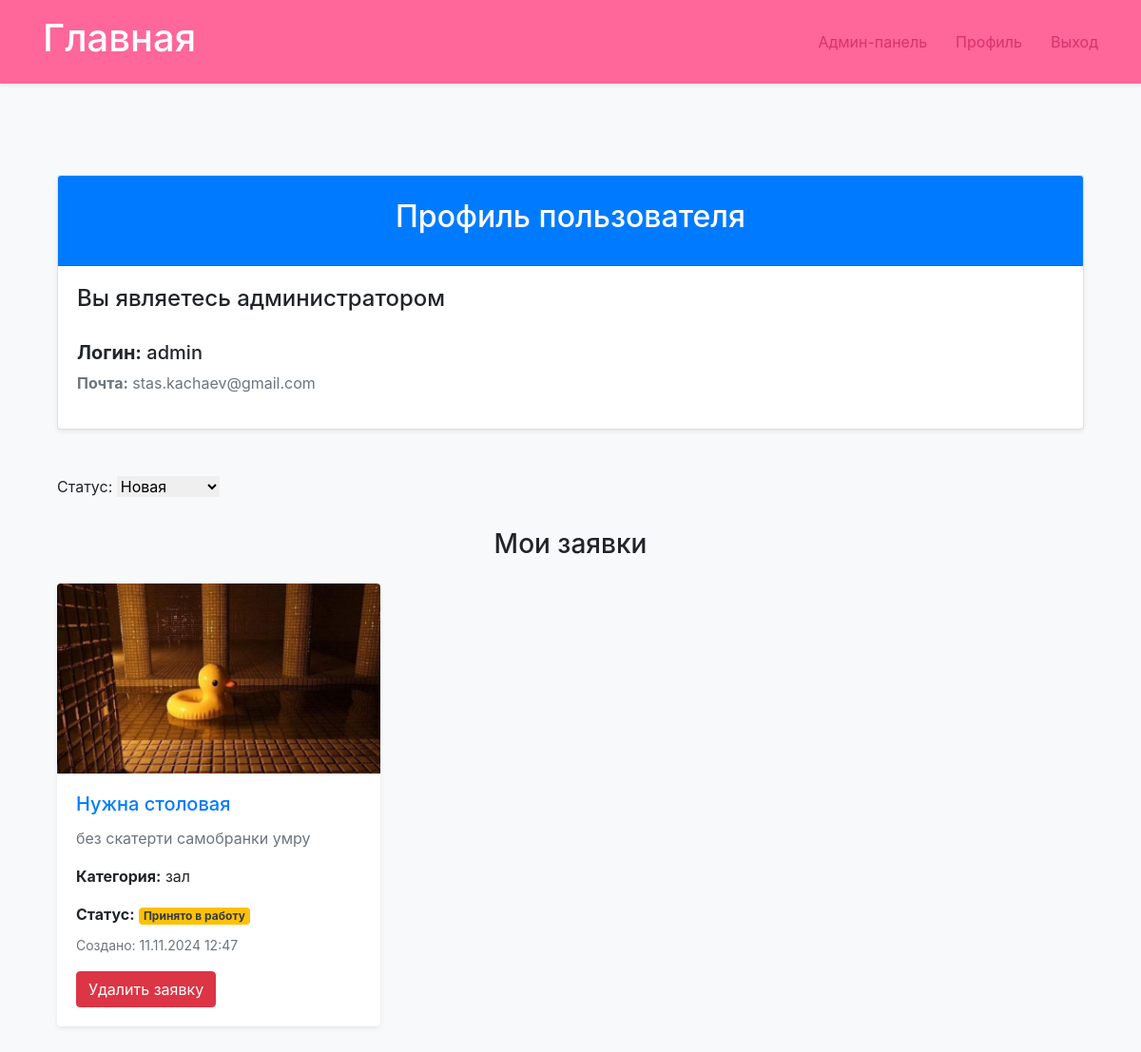
The page /catalog/profile/ (signed in) on the database its author committed.
### catalog/models.py (models this page shows, shortened)
class User(AbstractUser):
    first_name = models.CharField(max_length=254, verbose_name="Имя")
    patronymic = models.CharField(max_length=254,blank=True, verbose_name="Отчество")
    last_name = models.CharField(max_length=254, verbose_name="Фамилия")
    username = models.CharField(max_length=254, verbose_name="Логин", unique=True)
    email = models.EmailField(max_length=254, verbose_name="Почта", unique=True)
    password = models.CharField(max_length=254, verbose_name="Пароль")
    failed_attempts = models.PositiveIntegerField(default=0, verbose_name="Неудачные попытки")
    is_blocked = models.BooleanField(default=False, verbose_name="Заблокирован")
    USERNAME_FIELD = 'username'

class Application(models.Model):
    user = models.ForeignKey(
        settings.AUTH_USER_MODEL,
        on_delete=models.CASCADE,
        related_name='applications',
        verbose_name='Пользователь'
    )
    title = models.CharField(max_length=200, verbose_name='Напишите заголовок к заявке ')
    description = models.TextField(verbose_name='Напишите описание для заявки')
    category = models.ForeignKey(Category, on_delete=models.CASCADE, verbose_name='Выберите категорию заявки')
    image = models.FileField(
        upload_to='application',
        validators=[validate_image],
        verbose_name='Загрузите фото заявки'
    )
    LOAN_STATUS = (
        ('new', 'новая'),
        ('active','принято'),
        ('done','выполнено'),
    )
    status = models.CharField(max_length=20, choices=LOAN_STATUS,
                              default='new', verbose_name='статус заявки',
                              help_text='статус заявки')
    created_at = models.DateTimeField(auto_now_add=True, help_text='дата и время создания')
    def display_category(self):
        return self.category.name if self.category else "Без категории"
    display_category.short_description = 'Category'

class Category(models.Model):
    name = models.CharField(max_length=100, help_text='выберите категорию')

### catalog/views.py (the view)
# urls.py: path('profile/', views.Profile.as_view(), name='profile'),
class Profile(LoginRequiredMixin, generic.DetailView):
    model = User
    template_name = 'catalog/profile.html'
    context_object_name = 'profile_user'
    def get_object(self):
        return self.request.user
    def get_context_data(self, **kwargs):
        context = super().get_context_data(**kwargs)
        status_filter = self.request.GET.get('status', '')
        if status_filter:
            applications = Application.objects.filter(user = self.request.user, status = status_filter).order_by('-created_at')
        else:
            applications = Application.objects.filter(user = self.request.user).order_by('-created_at')
        context['applications'] = applications
        context['status_filter'] = status_filter
        return context

### catalog/templates/catalog/profile.html (shortened to what this page needs)
{% extends 'catalog/base_generic.html' %}
{% load static %}
{% block content %}
<div class="container my-5">
    <div class="card mb-5 shadow-sm">
        <div class="card-header bg-primary text-white text-center py-4">
            <h2>Профиль пользователя</h2>
        </div>
        <div class="card-body">
            <div class="row align-items-center">
                <div class="col-md-9">
                    {% if user.is_staff %}
                    <h4>Вы являетесь администратором</h4>
                    {% else %}
                    <h4>{{ user.last_name }} {{ user.first_name }} {{ user.patronymic }}</h4>
                    {% endif %}
                    <h5 style="margin-top: 30px"><b>Логин:</b> {{ user.username }}</h5>
                    <p class="text-muted"><b>Почта:</b> {{ user.email }}</p>
                </div>
            </div>
        </div>
    </div>
     <form method="get" class="mb-4">
        <label for="status" class="form-label">Статус:</label>
        <select id="status" name="status" class="form-select" onchange="this.form.submit()">
            <option value="new" {% if status_filter == "new" %}selected{% endif %}>Новая</option>
        </select>
    </form>
    <h3 class="text-center mb-4">Мои заявки</h3>
<div class="row row-cols-1 row-cols-md-2 row-cols-lg-3 g-4">
    {% for application in applications %}
    <div class="col">
        <div class="application card h-100 shadow-sm border-0">
            <img src="{{ application.image.url }}" class="card-img-top rounded-top" alt="{{ application.title }}" style="height: 200px; object-fit: cover;">
            <div class="card-body d-flex flex-column">
                <h5 class="card-title text-primary">
                    <a href="{% url 'catalog:application_detail' application.pk %}" class="text-decoration-none">{{ application.title }}</a>
                </h5>
                <p class="card-text text-muted">{{ application.description }}</p>
                <p class="card-text"><strong>Категория:</strong> {{ application.display_category }}</p>
                <div class="mt-auto">
                    <p class="mb-2">
                        <strong>Статус:</strong>
                        {% if application.status == 'new' %}
                            <span class="badge bg-primary text-white">Новая</span>
                        {% elif application.status == 'active' %}
                            <span class="badge bg-warning text-dark">Принято в работу</span>
                        {% elif application.status == 'done' %}
                            <span class="badge bg-success">Выполнено</span>
                        {% endif %}
                    </p>
                    <p class="card-text"><small class="text-muted">Создано: {{ application.created_at|date:"d.m.Y H:i" }}</small></p>
                    <form action="{% url 'catalog:delete_application' application.id %}" method="post">
                        <button type="submit" class="btn btn-danger" onclick="return confirm('Вы уверены, что хотите удалить заявку?');">
                            Удалить заявку
                        </button>
                    </form>
                </div>
            </div>
        </div>
    </div>
    {% empty %}
    <div class="col-12">
        <p class="text-center">У вас пока нет заявок.</p>
    </div>
    {% endfor %}
</div>
</div>
{% endblock %}

### catalog/static/css/styles.css (style rules this page uses)
* { padding: 0; margin: 0; border: 0; box-sizing: border-box; }
body { font-family: 'Montserrat', sans-serif; background-color: #f8f9fa; }
a { transition: all 0.3s ease-in-out; }
.card { border-radius: 12px; }

### rows shown on the page
User: username "admin", email "stas.kachaev@gmail.com"
Application: image (picture), title "Нужна столовая", description "без скатерти самобранки умру", display_category "зал", status "Принято в работу", created_at "11.11.2024 12:47"
